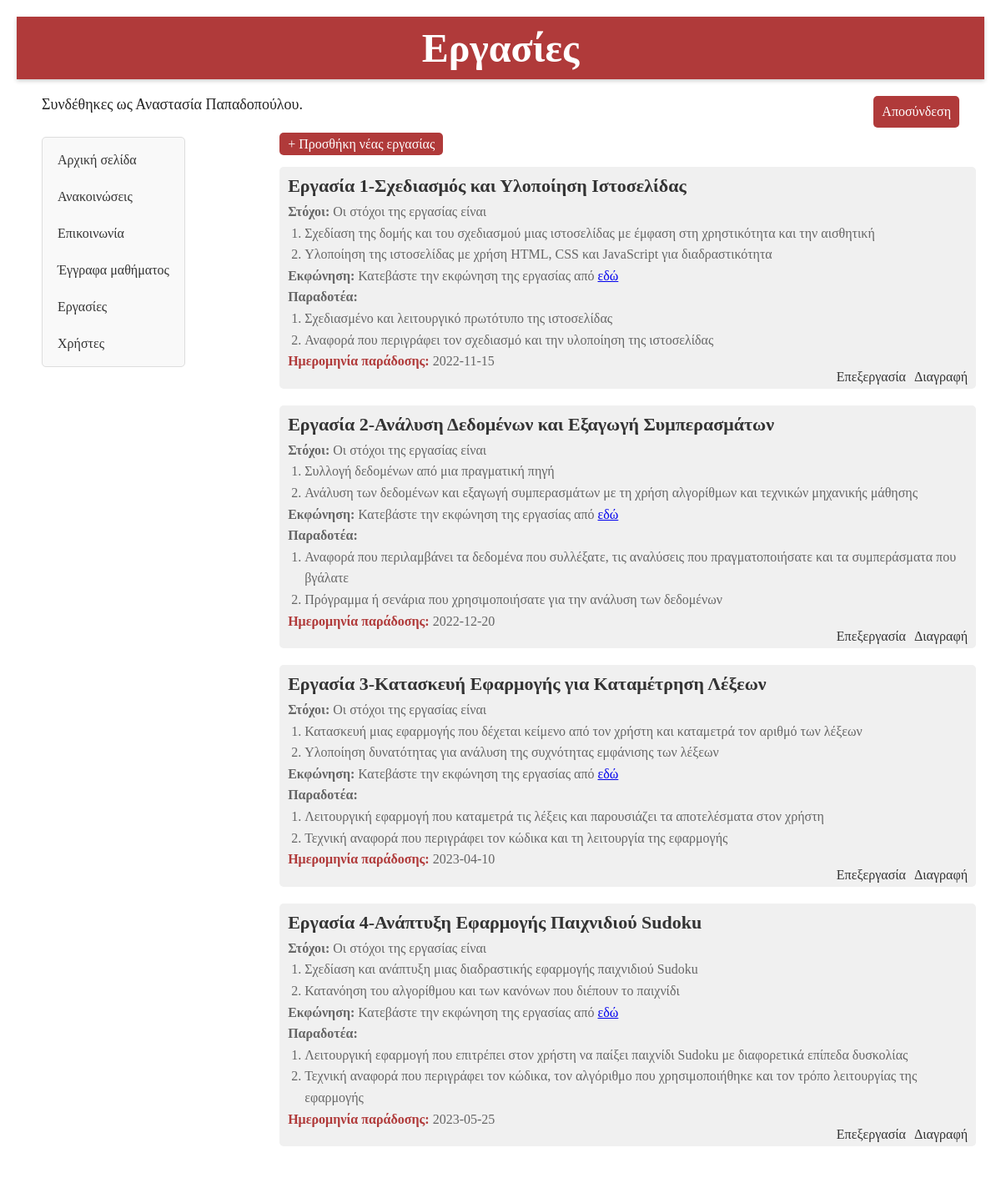
The app's page /homework.php (signed in) with its own data.
### tables this page shows
CREATE TABLE `homework` (
  `id` int(11) NOT NULL,
  `title` varchar(255) NOT NULL,
  `path` mediumtext NOT NULL,
  `date` date NOT NULL
);

CREATE TABLE `goals` (
  `id` int(11) NOT NULL,
  `homework_id` int(11) NOT NULL,
  `goal` varchar(255) NOT NULL
);

CREATE TABLE `requirements` (
  `id` int(11) NOT NULL,
  `homework_id` int(11) NOT NULL,
  `requirement` varchar(255) NOT NULL
);

### homework.php (the view, shortened to what this page needs)
<!DOCTYPE html>
<html lang="en">
<head>
    <link rel="stylesheet" href="style.css">
</head>
<body>
<div class="container">
    <div class="title">
        <h1>Εργασίες</h1>
    </div>
    <?php require 'header.php';?>
    <br>
    <div class="row">
        <div class="column options">
            <?php require 'menu.php'; ?>
        </div>
        <div class="column content">
            <?php
            if ($role == "Tutor") {
                echo "<div>";
                echo '<a href="add_homework.php" class="add-button">+ Προσθήκη νέας εργασίας</a>';
                echo "</div>";
                echo "<br>";
            }
            require 'db_connection.php';
            $sql = "SELECT * FROM homework";
            $homework = mysqli_query($conn, $sql);
            if ($homework->num_rows > 0) {
                $count = 1;
                while ($row = $homework->fetch_assoc()) {
                    $id = $row['id'];
                    echo "<div class='homework'>";
                    echo "<h2> Εργασία ". $count . "-" . $row['title'] . "</h2>";
                    echo "<p><b>Στόχοι: </b>Οι στόχοι της εργασίας είναι</p>";
                    echo "<ol>";
                    $sql2 = "SELECT * FROM goals WHERE homework_id = $id";
                    $goals = mysqli_query($conn, $sql2);
                    if ($goals->num_rows > 0) {
                        while ($row2 = $goals->fetch_assoc()){
                            echo "<li>". $row2['goal'] ."</li>";
                        }
                    } else {
                        echo "Δεν υπάρχουν στόχοι.";
                    }
                    echo "</ol>";
                    echo "<p><b>Εκφώνηση: </b>Κατεβάστε την εκφώνηση της εργασίας από <a href='" . $row['path'] ."'>εδώ</a></p>";
                    echo "<p><b>Παραδοτέα: </b></p>";
                    echo "<ol>";
                    $sql3 = "SELECT * FROM requirements WHERE homework_id = $id";
                    $requirements = mysqli_query($conn, $sql3);
                    if ($requirements->num_rows > 0) {
                        while ($row3 = $requirements->fetch_assoc()){
                            echo "<li>". $row3['requirement'] ."</li>";
                        }
                    } else {
                        echo "Δεν υπάρχουν παραδοτέα.";
                    }
                    echo "</ol>";
                    echo "<p><b><span style=\"color: #b03a3a;\">Ημερομηνία παράδοσης: </span></b>" . $row['date'] . "</p>";
                    if ($role == "Tutor") {
                        echo "<div class='actions-container'>";
                        echo "<div class='actions'>";
                        echo "<a href='edit_homework.php?id=" . $row['id'] . "'>Επεξεργασία</a>";
                        echo "<a href='delete_homework.php?id=" . $row['id'] . "' onclick=\"return confirm('Είστε βέβαιος/βεβαία ότι θέλετε να διαγράψετε το έγγραφο;')\">Διαγραφή</a>";
                        echo "</div>";
                        echo "</div>";
                    }
                    echo "</div>";
                    $count += 1;
                }
            } else {
                echo "Δεν υπάρχουν εργασίες.";
            }
            ?>
        </div>
    </div>
</div>
</body>
</html>

### style.css (style rules this page uses)
* { box-sizing: border-box; margin: 0; padding: 0; }
body { position: relative; }
.container { width: 100%; max-width: 1200px; margin: 0 auto; padding: 20px; }
.title { text-align: center; background-color: #b03a3a; color: #fff; font-size: 24px; padding: 10px; box-shadow: 0 2px 5px rgba(0, 0, 0, 0.2); margin-bottom: 20px; }
.row { display: flex; justify-content: space-between; }
.column { padding: 10px; }
.options { width: 25%; margin-left: 20px; }
.content { width: 75%; }
.row:after { content: ""; display: table; clear: both; }
.homework li, .communication li { font-size: 16px; color: #666; line-height: 1.6; }
.announcement, .communication, .document, .homework, .user { margin-bottom: 20px; padding: 10px; background-color: #f0f0f0; border-radius: 5px; }
.announcement h2, .communication h2, .document h2, .homework h2, .user h2 { font-size: 22px; color: #333; margin-bottom: 5px; }
.announcement p, .communication p, .document p, .homework p, .user p { font-size: 16px; color: #666; line-height: 1.6; }
.communication-section ul, .homework ol { padding-left: 20px; }
.announcement, .user, .document, .homework { position: relative; }
.actions-container { display: flex; flex-direction: column; align-items: flex-end; margin-top: 10px; }
.actions { display: flex; justify-content: flex-end; gap: 10px; position: absolute; bottom: 0; right: 0; margin-right: 10px; margin-bottom: 5px; margin-top: 5px; }
.actions a { color: #333; text-decoration: none; }
.add-button { background-color: #b03a3a; color: white; border: none; padding: 5px 10px; border-radius: 5px; text-decoration: none; }

### records on screen
homework: title "Σχεδιασμός και Υλοποίηση Ιστοσελίδας", date "2022-11-15"
goals: goal "Σχεδίαση της δομής και του σχεδιασμού μιας ιστοσελίδας με έμφαση στη χρηστικότητα και την αισθητική"
goals: goal "Υλοποίηση της ιστοσελίδας με χρήση HTML, CSS και JavaScript για διαδραστικότητα"
requirements: requirement "Σχεδιασμένο και λειτουργικό πρωτότυπο της ιστοσελίδας"
requirements: requirement "Αναφορά που περιγράφει τον σχεδιασμό και την υλοποίηση της ιστοσελίδας"
homework: title "Ανάλυση Δεδομένων και Εξαγωγή Συμπερασμάτων", date "2022-12-20"
goals: goal "Συλλογή δεδομένων από μια πραγματική πηγή"
goals: goal "Ανάλυση των δεδομένων και εξαγωγή συμπερασμάτων με τη χρήση αλγορίθμων και τεχνικών μηχανικής μάθησης"
requirements: requirement "Αναφορά που περιλαμβάνει τα δεδομένα που συλλέξατε, τις αναλύσεις που πραγματοποιήσατε και τα συμπεράσματα που βγάλατε"
requirements: requirement "Πρόγραμμα ή σενάρια που χρησιμοποιήσατε για την ανάλυση των δεδομένων"
homework: title "Κατασκευή Εφαρμογής για Καταμέτρηση Λέξεων", date "2023-04-10"
goals: goal "Κατασκευή μιας εφαρμογής που δέχεται κείμενο από τον χρήστη και καταμετρά τον αριθμό των λέξεων"
goals: goal "Υλοποίηση δυνατότητας για ανάλυση της συχνότητας εμφάνισης των λέξεων"
requirements: requirement "Λειτουργική εφαρμογή που καταμετρά τις λέξεις και παρουσιάζει τα αποτελέσματα στον χρήστη"
requirements: requirement "Τεχνική αναφορά που περιγράφει τον κώδικα και τη λειτουργία της εφαρμογής"
homework: title "Ανάπτυξη Εφαρμογής Παιχνιδιού Sudoku", date "2023-05-25"
goals: goal "Σχεδίαση και ανάπτυξη μιας διαδραστικής εφαρμογής παιχνιδιού Sudoku"
goals: goal "Κατανόηση του αλγορίθμου και των κανόνων που διέπουν το παιχνίδι"
requirements: requirement "Λειτουργική εφαρμογή που επιτρέπει στον χρήστη να παίξει παιχνίδι Sudoku με διαφορετικά επίπεδα δυσκολίας"
requirements: requirement "Τεχνική αναφορά που περιγράφει τον κώδικα, τον αλγόριθμο που χρησιμοποιήθηκε και τον τρόπο λειτουργίας της εφαρμογής"

### other values on screen
$name "Αναστασία"
$surname "Παπαδοπούλου"
